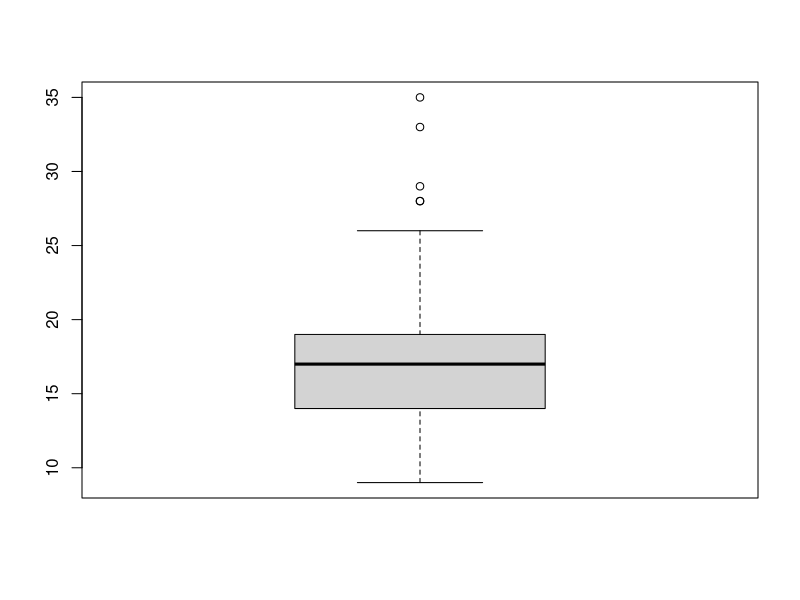
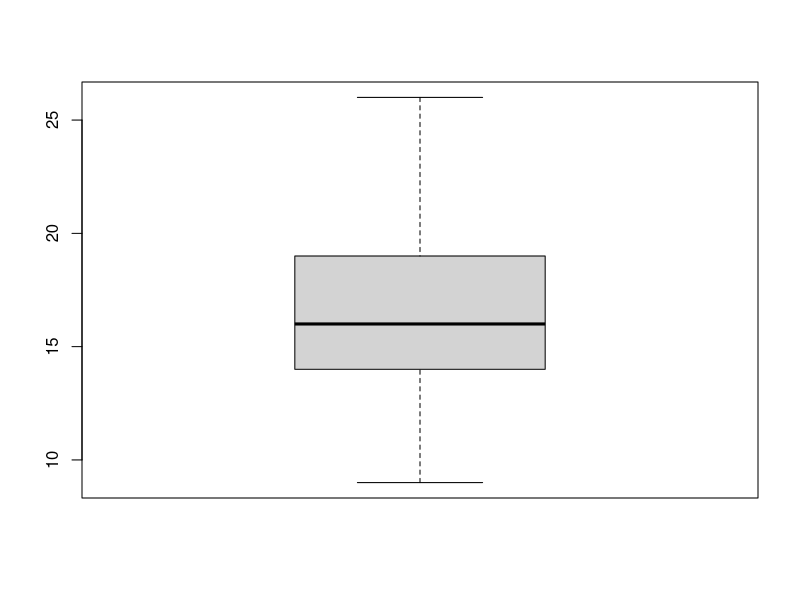

Source code (R) for these figures, in order:
#Lecture 8 - Exercise Answers Only
#Thomas Morris

library(ggplot2)
mpg <- as.data.frame(ggplot2::mpg)
mpg[c(65,124,131,153,212),"hwy"] <- NA
#Q1
table(is.na(mpg$drv)) #0 
table(is.na(mpg$hwy)) #5
#Q2
library(dplyr)
hwy_filtered <- mpg %>% filter(!is.na(mpg$hwy))
hwy_mean <- mean(hwy_filtered$hwy)
top_filtered <- hwy_filtered %>% filter(hwy_filtered$hwy >= hwy_mean)
print(top_filtered)
#Q1
c("4","f","r") %in% mpg$drv
mpg$drv <- ifelse(mpg$drv == "4" | mpg$drv == "f" | mpg$drv == "r", NA)
c("4","f","r") %in% mpg$drv
#Q2
boxplot(mpg$cty)$stats
mpg$cty <- ifelse(mpg$cty < 9 | mpg$cty > 26, NA, mpg$cty)
boxplot(mpg$cty)
#Q3
print(mpg %>% group_by(mpg$drv) %>% filter(!is.na(mpg$cty) | !is.na(mpg$drv)) %>% summarise(mean_cty = mean(mpg$cty, na.rm = T)))
